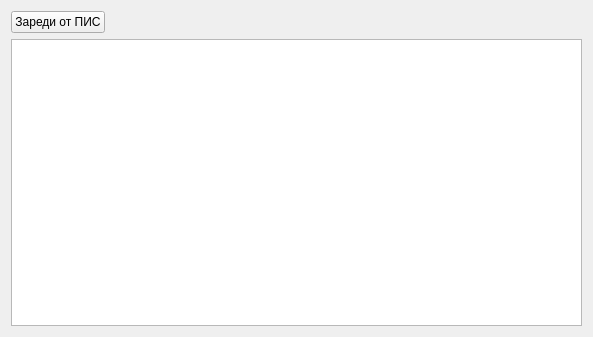
<?xml version="1.0" encoding="UTF-8"?>
<ui version="4.0">
 <class>ReportFilesViewClass</class>
 <widget class="QWidget" name="ReportFilesViewClass">
  <property name="geometry">
   <rect>
    <x>0</x>
    <y>0</y>
    <width>593</width>
    <height>337</height>
   </rect>
  </property>
  <property name="windowTitle">
   <string>ReportFilesView</string>
  </property>
  <layout class="QVBoxLayout" name="verticalLayout">
   <item>
    <layout class="QHBoxLayout" name="horizontalLayout_2">
     <item>
      <widget class="QPushButton" name="loadPISbutton">
       <property name="text">
        <string>Зареди от ПИС</string>
       </property>
      </widget>
     </item>
     <item>
      <spacer name="horizontalSpacer_2">
       <property name="orientation">
        <enum>Qt::Horizontal</enum>
       </property>
       <property name="sizeHint" stdset="0">
        <size>
         <width>40</width>
         <height>20</height>
        </size>
       </property>
      </spacer>
     </item>
    </layout>
   </item>
   <item>
    <widget class="QTableView" name="tableView"/>
   </item>
  </layout>
 </widget>
 <layoutdefault spacing="6" margin="11"/>
 <resources/>
 <connections/>
</ui>
